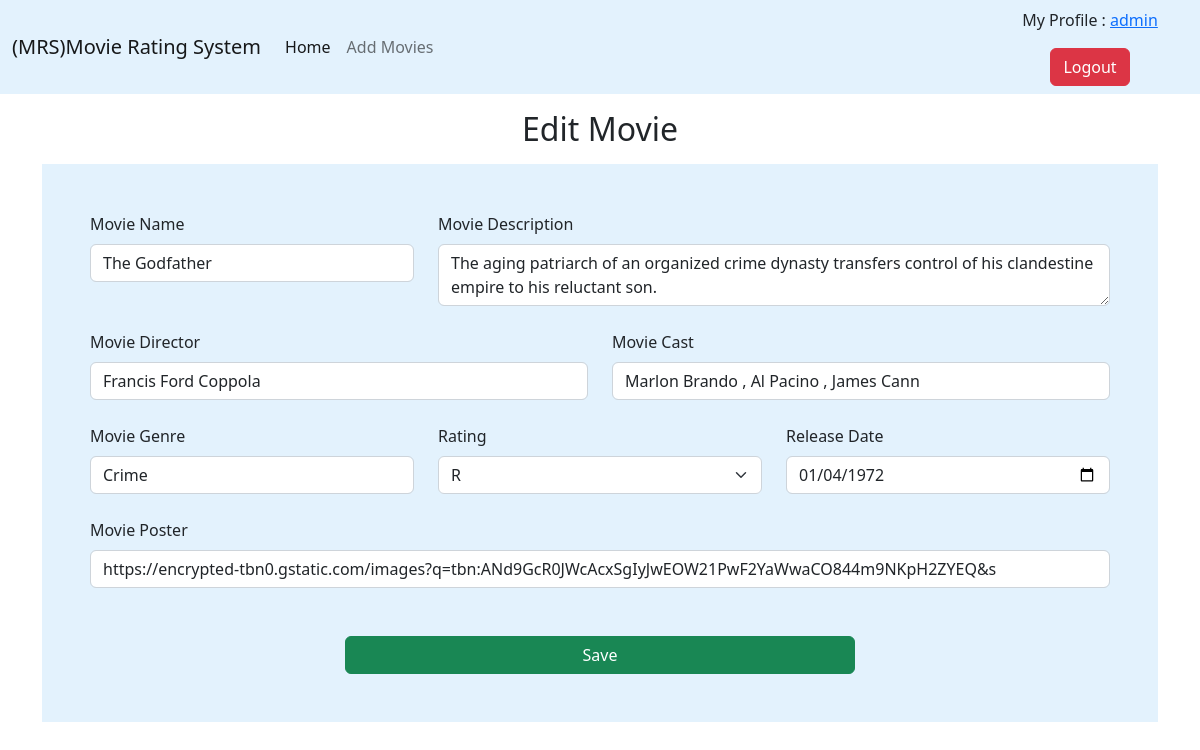
The app's page /edit-movies/2/ (signed in) with its own data.
### main/models.py (models this page shows, shortened)
class Movie(models.Model):
    id = models.AutoField(primary_key=True)
    name = models.CharField(max_length=200)
    description = models.TextField(max_length=5000)
    director = models.CharField(max_length=200)
    cast = models.CharField(max_length=700)
    genre = models.CharField(max_length=200)
    rating = models.CharField(max_length=10)
    release_date = models.DateField()
    poster = models.URLField(max_length=1000, default=None, null=True)

### main/views.py (the view, shortened to what this page needs)
# urls.py: path('edit-movies/<id>/', edit_movies, name='edit_movies'),
@login_required(login_url="/login/")
def edit_movies(request, id):
    movie = Movie.objects.get(id=id)
    return render(request, 'addmovies.html',context={'movie': movie, 'page':'edit-movie', 'controller': 'Edit Movie'})

### main/templates/addmovies.html (shortened to what this page needs)
{% extends 'base.html' %}
{% block start %}
    <h2 class="my-3 text-center">{{controller}}</h2>
<form class="container p-5" style="background-color: #e3f2fd;" method="post" enctype="multipart/form-data">
    <div class="row mb-4">
        <div class="col">
          <label for="exampleFormControlTextarea1" class="form-label">Movie Name</label>
          <input type="text" class="form-control" required name="movie_name" value="{{movie.name}}" placeholder="Movie Name" aria-label="name">
        </div>
        <div class="col-8">
            <label for="exampleFormControlTextarea1" class="form-label">Movie Description</label>
            <textarea class="form-control" name="movie_description" required id="exampleFormControlTextarea1" placeholder="Movie Description" rows="2">{{movie.description}}</textarea>
        </div>
    </div>
    <div class="row mb-4">
            <div class="col">
              <label for="exampleFormControlTextarea1" class="form-label">Movie Director</label>
              <input type="text" class="form-control" required name="movie_director" value="{{movie.director}}" placeholder="Movie Director" aria-label="name">
            </div>
            <div class="col">
                <label for="exampleFormControlTextarea1" class="form-label">Movie Cast</label>
                <input type="text" class="form-control" required name="movie_cast" value="{{movie.cast}}" placeholder="Movie Cast" aria-label="name">
            </div>
    </div>
    <div class="row mb-4">
        <div class="col">
            <label for="exampleFormControlTextarea1" class="form-label">Movie Genre</label>
            <input type="text" class="form-control" required name="movie_genre" value="{{movie.genre}}" placeholder="Movie Genre" aria-label="genre">
        </div>
        <div class="col">
            <label for="validationCustom04" class="form-label">Rating</label>
            <select class="form-select" name="movie_rating" id="validationCustom04">
            <option {% if movie.rating == 'R' %} selected {% endif %}>R</option>
    </select>
        </div>
        <div class="col">
            <label for="exampleFormControlTextarea1" class="form-label">Release Date</label>
            <input type="Date" class="form-control" name="movie_release_date" value="{{movie.release_date|date:'Y-m-d'}}" required id="exampleFormControlTextarea1"></input>
        </div>
    </div>
    <div class="row mb-5">
        <div class="col-12">
            <label for="exampleFormControlTextarea1" class="form-label">Movie Poster</label>
            <input type="url" class="form-control" name="movie_poster" value="{{movie.poster}}" aria-label="Movie Poster">
        </div>
    </div>
    <div class="d-grid gap-2 col-6 mx-auto">
        <button class="btn btn-success" type="submit">Save</button>
    </div>
  </form>
{% endblock %}

### main/templates/base.html (shortened to what this page needs)
<!DOCTYPE html>
<html lang="en">
<head>
    <link href="https://cdn.jsdelivr.net/npm/bootstrap@5.2.3/dist/css/bootstrap.min.css" rel="stylesheet">
</head>
<body>
    <nav class="navbar navbar-expand-lg" style="background-color: #e3f2fd;">
        <div class="container-fluid">
          <a class="navbar-brand" href="/">(MRS)Movie Rating System</a>
          <div class="collapse navbar-collapse" id="navbarSupportedContent">
            <ul class="navbar-nav me-auto mb-2 mb-lg-0">
              <li class="nav-item">
                <a class="nav-link active" aria-current="page" href="/">Home</a>
              </li>
              <li class="nav-item">
                <a class="nav-link" href="{% url 'add_movies' %}">Add Movies</a>
              </li>
          </div>
          {% if user.is_authenticated %}
          <div class="d-grid gap-3 col-2 mx-auto" style="text-align:center;">
            <div>My Profile : <a href="{% url 'user_profile' user.id %}">{{user.username}}</a></div>
            <a href="{% url 'logout_page' %}"><button class="btn btn-danger" type="submit">Logout</button></a>
        </div>
          {% endif %}
        </div>
      </nav>
      <div class="container">
    {% block start %}
    {% endblock %}
  </div>
</body>
</html>

### records on screen
Movie: movie_name "The Godfather", movie_description "The aging patriarch of an organized crime dynasty transfers control of his clandestine empire to his reluctant son.", movie_director "Francis Ford Coppola", movie_cast "Marlon Brando , Al Pacino , James Cann", movie_genre "Crime", movie_rating "R", movie_release_date "01/04/1972", movie_poster "https://encrypted-tbn0.gstatic.com/images?q=tbn:ANd9GcR0JWcAcxSgIyJwEOW21PwF2YaWwaCO844m9NKpH2ZYEQ&s"

### other values on screen
{{ user.username }} "admin"
{{ controller }} "Edit Movie"
